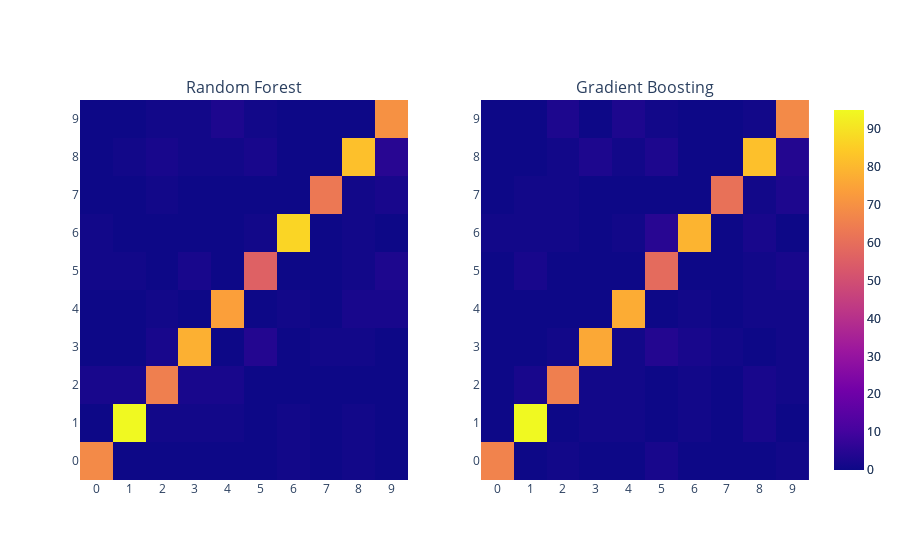

The cell this chart's notebook holds for it:
### Code cell
# getting confusion matrix and then plotting it
rf_cm = confusion_matrix(y_test, rf_y_pred)
gb_cm = confusion_matrix(y_test, gb_y_pred)

fig = make_subplots(
    rows=1, cols=2, subplot_titles=["Random Forest", "Gradient Boosting"]
)
fig.add_trace(
    go.Heatmap(z=rf_cm, x=[str(i) for i in range(10)], y=[str(i) for i in range(10)]),
    row=1,
    col=1,
)
fig.add_trace(
    go.Heatmap(z=gb_cm, x=[str(i) for i in range(10)], y=[str(i) for i in range(10)]),
    row=1,
    col=2,
)
fig.show()

### Figure 1 — Plotly figure (JSON) as saved in the notebook; plotly's stock layout.template omitted (floating-point values rounded to 4 significant figures)
{"data": [{"type": "heatmap", "x": ["0", "1", "2", "3", "4", "5", "6", "7", "8", "9"], "xaxis": "x", "y": ["0", "1", "2", "3", "4", "5", "6", "7", "8", "9"], "yaxis": "y", "z": [[68, 0, 0, 0, 0, 0, 1, 0, 1, 0], [0, 95, 1, 1, 1, 0, 1, 0, 1, 0], [2, 2, 65, 2, 2, 0, 0, 0, 0, 0], [0, 0, 2, 78, 0, 4, 0, 1, 1, 0], [0, 0, 1, 0, 74, 0, 1, 0, 2, 2], [1, 1, 0, 2, 0, 56, 0, 0, 1, 3], [1, 0, 0, 0, 0, 1, 87, 0, 1, 0], [0, 0, 1, 0, 0, 0, 0, 63, 1, 2], [0, 1, 2, 1, 1, 2, 0, 0, 82, 5], [0, 0, 1, 1, 3, 1, 0, 0, 0, 70]]}, {"type": "heatmap", "x": ["0", "1", "2", "3", "4", "5", "6", "7", "8", "9"], "xaxis": "x2", "y": ["0", "1", "2", "3", "4", "5", "6", "7", "8", "9"], "yaxis": "y2", "z": [[66, 0, 1, 0, 0, 2, 0, 0, 0, 1], [0, 95, 0, 1, 1, 0, 1, 0, 2, 0], [0, 2, 65, 1, 1, 0, 1, 0, 2, 1], [0, 0, 1, 76, 1, 4, 2, 1, 0, 1], [0, 0, 0, 0, 77, 0, 1, 0, 1, 1], [0, 2, 0, 0, 0, 59, 0, 0, 1, 2], [1, 1, 1, 0, 1, 5, 79, 0, 2, 0], [0, 1, 1, 0, 0, 0, 0, 61, 1, 3], [0, 0, 1, 3, 1, 3, 0, 0, 82, 4], [0, 0, 3, 0, 3, 1, 0, 0, 1, 68]]}], "layout": {"annotations": [{"font": {"size": 16}, "showarrow": false, "text": "Random Forest", "x": 0.225, "xanchor": "center", "xref": "paper", "y": 1, "yanchor": "bottom", "yref": "paper"}, {"font": {"size": 16}, "showarrow": false, "text": "Gradient Boosting", "x": 0.775, "xanchor": "center", "xref": "paper", "y": 1, "yanchor": "bottom", "yref": "paper"}], "xaxis": {"anchor": "y", "domain": [0, 0.45]}, "xaxis2": {"anchor": "y2", "domain": [0.55, 1]}, "yaxis": {"anchor": "x", "domain": [0, 1]}, "yaxis2": {"anchor": "x2", "domain": [0, 1]}}}
